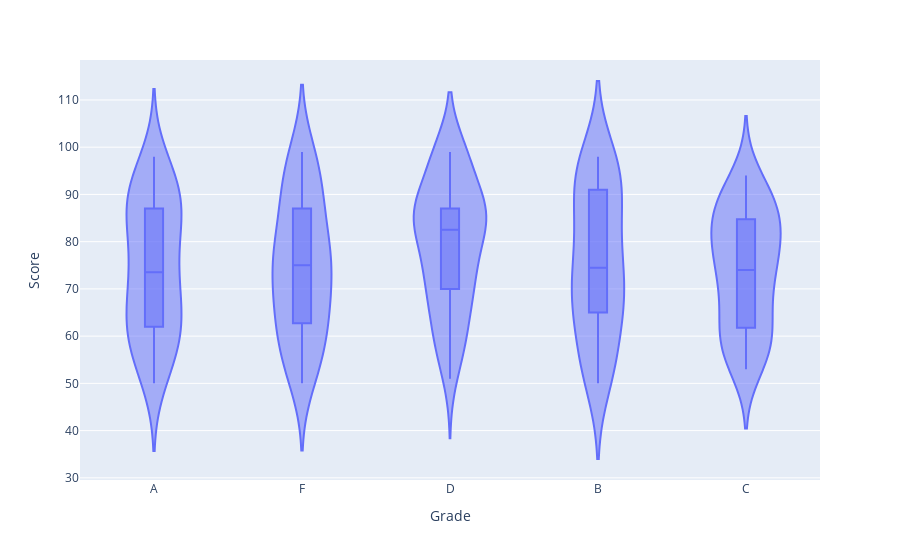

The notebook cell this image was saved under:
### Code cell
'''
 2. Using the Student Grades, create a violin plot to display the distribution of scores across different grade 
categories.
 np.random.seed(15)
 data = {
 'Grade': np.random.choice(['A', 'B', 'C', 'D', 'F'], 200),
 'Score': np.random.randint(50, 100, 200)
 }
 
 df = pd.DataFrame(data)
'''

np.random.seed(15)
data = {
 'Grade': np.random.choice(['A', 'B', 'C', 'D', 'F'], 200),
 'Score': np.random.randint(50, 100, 200)
 }
 
df = pd.DataFrame(data)

fig = px.violin(df, x='Grade', y='Score',box=True)
fig.show()

### Figure 1 — Plotly figure (JSON) as saved in the notebook; plotly's stock layout.template omitted (floating-point values rounded to 4 significant figures; data arrays with more than 128 entries replaced by an {"elided": "..."} marker saying what was removed)
{"data": [{"alignmentgroup": "True", "box": {"visible": true}, "hovertemplate": "Grade=%{x}<br>Score=%{y}<extra></extra>", "legendgroup": "", "marker": {"color": "#636efa"}, "name": "", "offsetgroup": "", "orientation": "v", "scalegroup": "True", "showlegend": false, "type": "violin", "x": {"elided": "200 str values"}, "x0": " ", "xaxis": "x", "y": {"elided": "200 int values"}, "y0": " ", "yaxis": "y"}], "layout": {"legend": {"tracegroupgap": 0}, "margin": {"t": 60}, "violinmode": "group", "xaxis": {"anchor": "y", "domain": [0, 1], "title": {"text": "Grade"}}, "yaxis": {"anchor": "x", "domain": [0, 1], "title": {"text": "Score"}}}}
